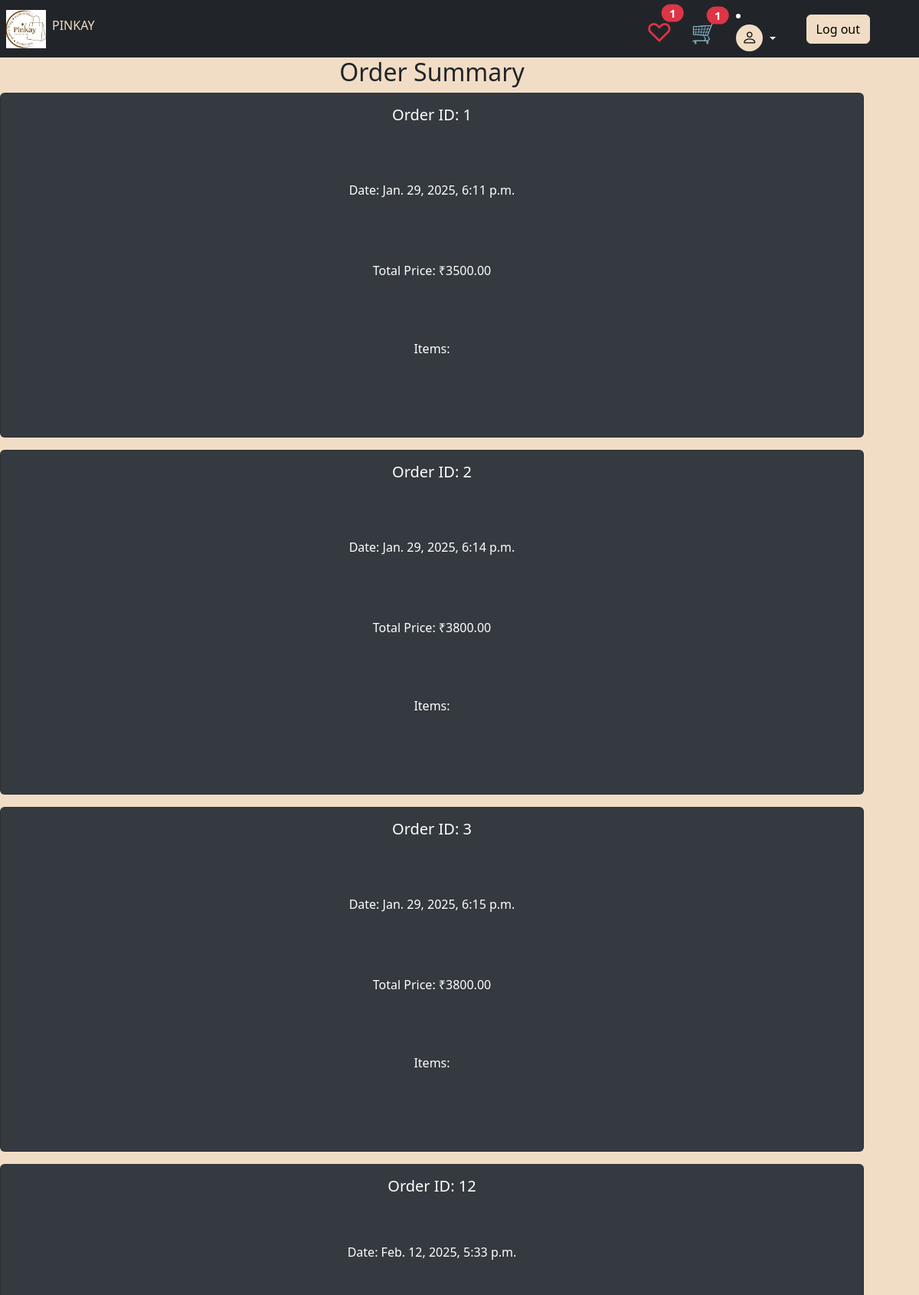
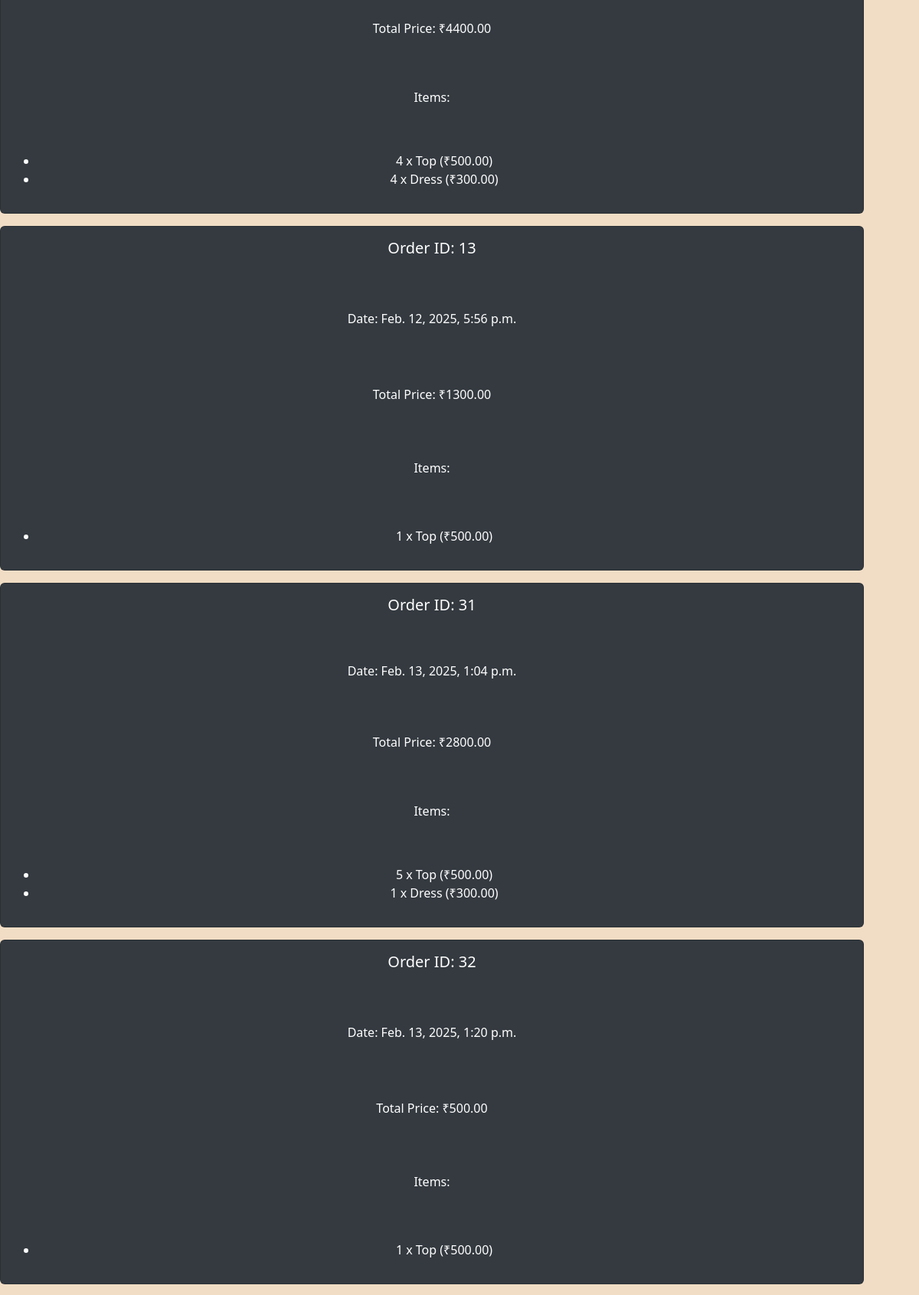
The page /order-summary/ (signed in, upper part) on the database its author committed (2 pictures, top to bottom).
### Home/models.py (models this page shows, shortened)
class Order(models.Model):
    user = models.ForeignKey(User, on_delete=models.CASCADE)
    total_price = models.DecimalField(max_digits=10, decimal_places=2)
    created_at = models.DateTimeField(auto_now_add=True)

class OrderItem(models.Model):
    order = models.ForeignKey(Order, on_delete=models.CASCADE, related_name='order_items')
    product = models.ForeignKey(Product, on_delete=models.CASCADE)
    quantity = models.PositiveIntegerField()
    price = models.DecimalField(max_digits=10, decimal_places=2)

class Product(models.Model):
    name = models.CharField(max_length=200)
    category = models.ForeignKey(Categorys, on_delete=models.CASCADE, related_name='products')
    description = models.TextField(blank=True, null=True)
    price = models.DecimalField(max_digits=10, decimal_places=2)
    image = models.ImageField(upload_to='products/', null=True, blank=True)
    created_at = models.DateTimeField(auto_now_add=True)
    average_rating = models.FloatField(default=0)

### Home/views.py (the view)
# urls.py: path('order-summary/', order_summary, name='order_summary'),
def order_summary(request):
    if not request.user.is_authenticated:
        return redirect('login')
    orders = Order.objects.filter(user=request.user).prefetch_related('order_items__product')  # Fetch orders & items
    return render(request, 'order_summary.html', {'orders': orders})

### Home/context_processors.py (called while the page is built)
def cart_context(request):
    cart_count = Cart.total_items(request.user) if request.user.is_authenticated else 0
    wishlist_count = Wishlist.get_wishlist(request.user).total_items() if request.user.is_authenticated else 0
    return {
        'cart_count': cart_count,
        'wishlist_count': wishlist_count
    }

### Home/models.py (called while the page is built)
    @staticmethod
    def total_items(user):
        return Cart.objects.filter(user=user).count()

    def total_items(self):
        return self.products.count()

    @staticmethod
    def get_wishlist(user):
        wishlist, created = Wishlist.objects.get_or_create(user=user)
        return wishlist

### Home/templates/order_summary.html
{% extends 'base.html' %}
{% block content %}
    <h2 class="text-center">Order Summary</h2>
    {% if orders %}
        {% for order in orders %}
            <div class="card mb-3">
                <div class="card-body">
                    <h5 class="card-title">Order ID: {{ order.id }}</h5>
                    <p class="card-text">Date: {{ order.created_at }}</p>
                    <p class="card-text">Total Price: ₹{{ order.total_price }}</p>
                    <h6>Items:</h6>
                    <ul>
                        {% for item in order.order_items.all %}
                            <li>{{ item.quantity }} x {{ item.product.name }} (₹{{ item.price }})</li>
                        {% endfor %}
                    </ul>
                </div>
            </div>
        {% endfor %}
    {% else %}
        <p>No previous orders found.</p>
    {% endif %}
{% endblock %}

### Home/templates/base.html (shortened to what this page needs)
<!DOCTYPE html>
<html lang="en">
<head>
    <link href="https://cdn.jsdelivr.net/npm/bootstrap@5.3.3/dist/css/bootstrap.min.css" rel="stylesheet">
    <link rel="stylesheet" href="https://cdn.jsdelivr.net/npm/bootstrap-icons/font/bootstrap-icons.css">
    <link rel="stylesheet" href="https://cdnjs.cloudflare.com/ajax/libs/font-awesome/6.5.1/css/all.min.css">
    {% load static %}
    <link rel="stylesheet" href="{% static 'styles/style1.css' %}">
</head>
<body>
    <div class="wrapper d-flex flex-column min-vh-100">
        <header class="p-2 text-bg-dark">
            <div class="container">
                <div class="d-flex flex-wrap align-items-center justify-content-center">
                    <ul class="nav col-12 col-lg-auto me-lg-auto mb-2 justify-content-center mb-md-0">
                        <li>
                            <img src="{% static 'images/logo.jpeg' %}" alt="PINKAY Logo" style="height: 50px; width: auto;">
                        </li>
                        <li><a href="{% url 'all_products' %}" class="nav-link px-2 text-warning">PINKAY</a></li>
                    </ul>
                    <div class="d-flex align-items-center gap-4">
                        <a href="{% url 'wishlist' %}" class="position-relative text-danger text-decoration-none" style="font-size: 34px; top: 5px; position: relative;">
                            ♡
                            <span class="position-absolute top-0 start-100 translate-middle badge rounded-pill bg-danger wishlist-count">
                                {{ wishlist_count }}
                            </span>
                        </a>
                        <a href="{% url 'cart' %}" class="position-relative text-decoration-none" style="font-size: 28px; top: 3px; position: relative;">
                            🛒
                            <span id="cart-count" class="position-absolute top-0 start-100 translate-middle badge rounded-pill bg-danger">
                                {{ cart_count }}
                            </span>
                        </a>
                        <li class="nav-item dropdown">
                            <a class="nav-link dropdown-toggle" href="#" id="userDropdown" role="button" data-bs-toggle="dropdown" aria-expanded="false">
                                <span class="rounded-circle d-inline-flex align-items-center justify-content-center"
                                      style="width: 35px; height: 35px; background-color: #f1ddc5;">
                                    <i class="bi bi-person" style="font-size: 20px; color: black;"></i>
                                </span>
                            </a>
                        </li>
                        <a class="btn btn-warning ms-3" href="{% url 'logout' %}">Log out</a>
                    </div>
                </div>
            </div>
        </header>
        <div class="container flex-grow-1">
            {% block content %}{% endblock %}
        </div>
    </div>
</body>
</html>

### Home/static/styles/style1.css (style rules this page uses)
body { background-color: #f1ddc5; }
.card { background-color: #343a40; color: white; width: 100%; height: 450px; display: flex; flex-direction: column; justify-content: space-between; }
.card-body { display: flex; flex-direction: column; justify-content: space-between; text-align: center; }
.card-title { color: white; }
.container, .container-fluid { padding-left: 0 !important; margin-left: 0 !important; }
html, body { height: 100%; margin: 0; }
.wrapper { display: flex; flex-direction: column; min-height: 100vh; }
.badge { font-size: 15px; padding: 4px 10px; animation: bounce 0.5s infinite alternate; }
.btn-warning { background-color: #f1ddc5 !important; border-color: #f1ddc5 !important; color: black !important; }
.text-warning { color: #f1ddc5 !important; }

### rows shown on the page
Order: id "1", created_at "Jan. 29, 2025, 6:11 p.m.", total_price "3500.00"
Order: id "2", created_at "Jan. 29, 2025, 6:14 p.m.", total_price "3800.00"
Order: id "3", created_at "Jan. 29, 2025, 6:15 p.m.", total_price "3800.00"
Order: id "12", created_at "Feb. 12, 2025, 5:33 p.m.", total_price "4400.00"
OrderItem: quantity "4", product.name "Top", price "500.00"
OrderItem: quantity "4", product.name "Dress", price "300.00"
Order: id "13", created_at "Feb. 12, 2025, 5:56 p.m.", total_price "1300.00"
OrderItem: quantity "1", product.name "Top", price "500.00"
Order: id "31", created_at "Feb. 13, 2025, 1:04 p.m.", total_price "2800.00"
OrderItem: quantity "5", product.name "Top", price "500.00"
OrderItem: quantity "1", product.name "Dress", price "300.00"
Order: id "32", created_at "Feb. 13, 2025, 1:20 p.m.", total_price "500.00"
OrderItem: quantity "1", product.name "Top", price "500.00"

### other values the page prints
{{ wishlist_count }} "1"
{{ cart_count }} "1"
